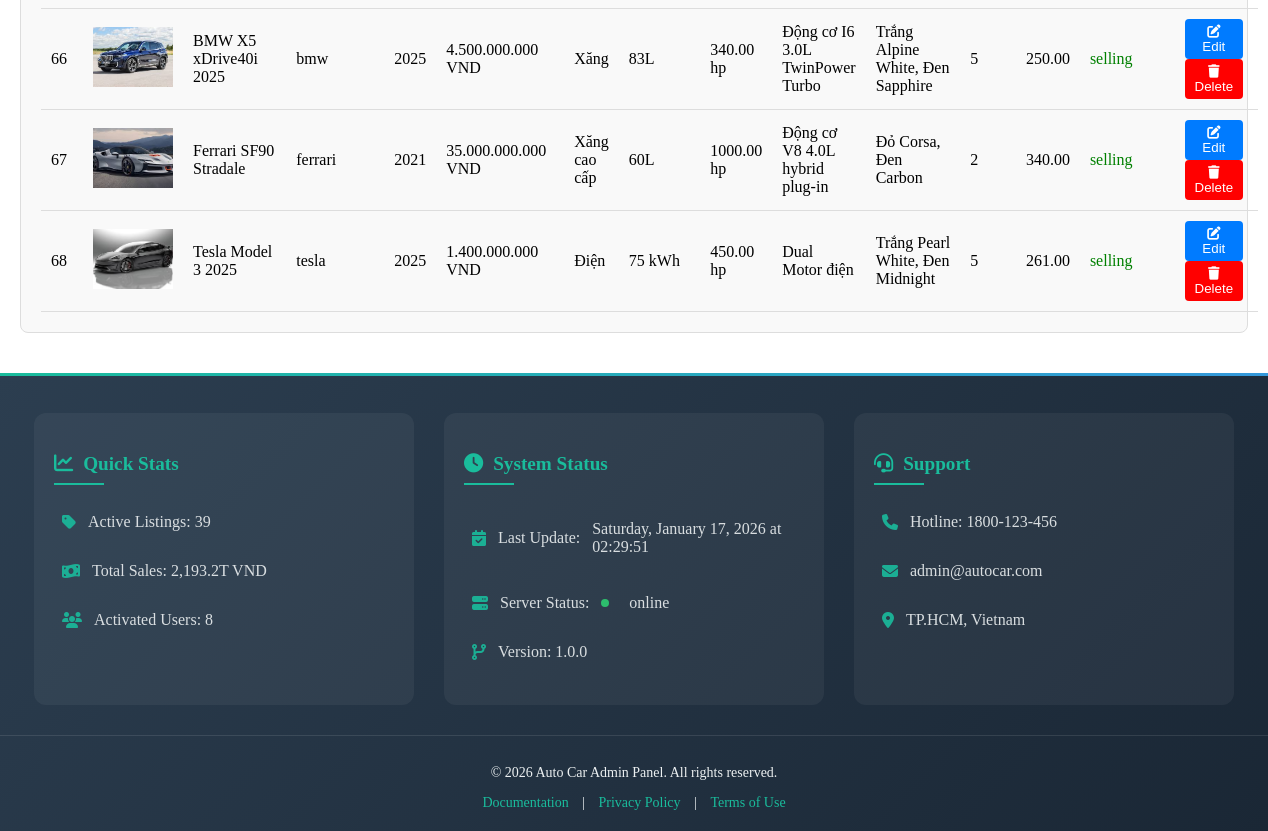
/Admin/manage-products.php (signed in, lower part), run on an earlier commit of the app's database.
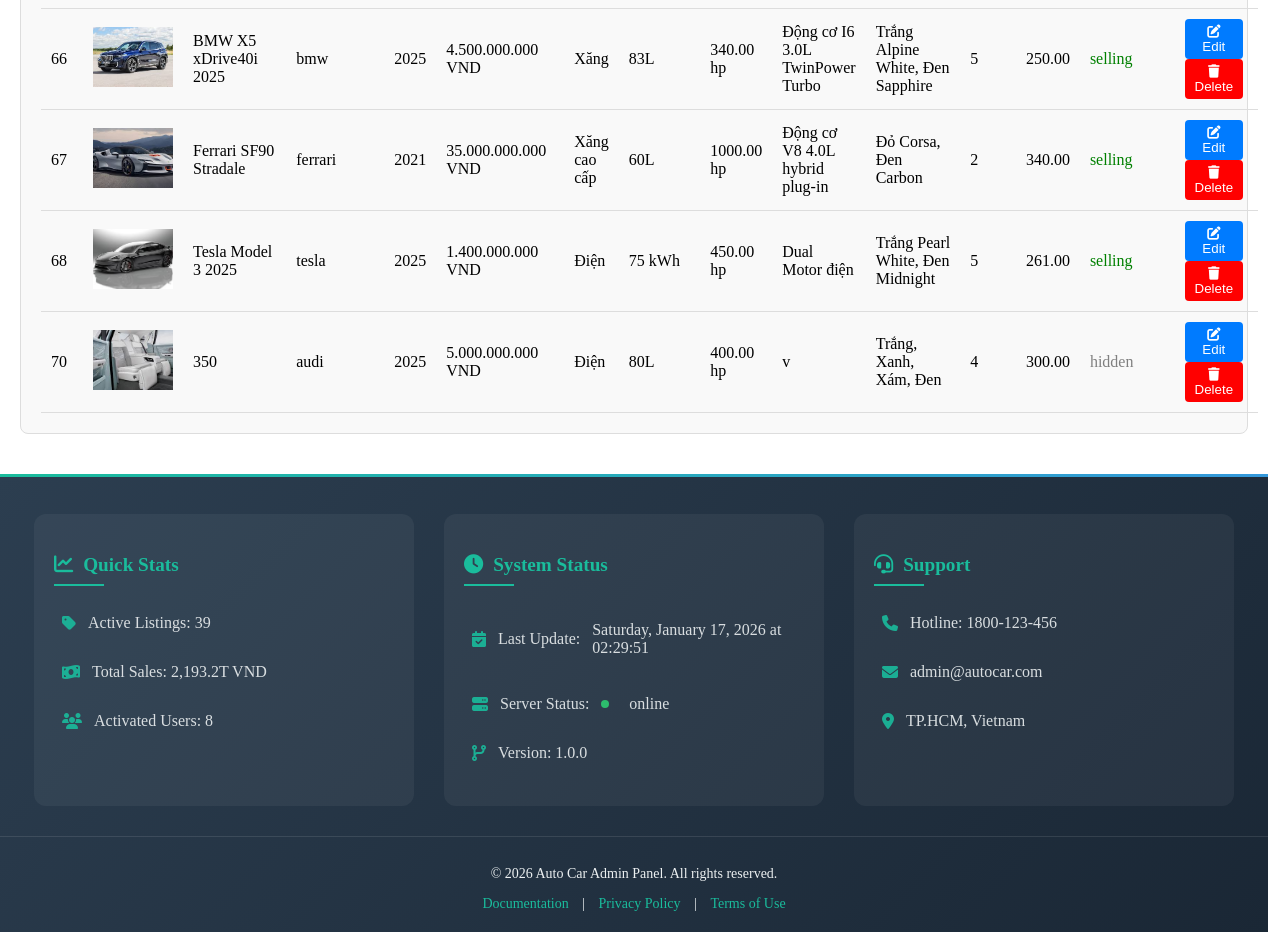
And on a later commit of the database.
### tables this page shows
CREATE TABLE `products` (
  `product_id` int(11) NOT NULL,
  `brand_id` int(11) NOT NULL,
  `car_name` varchar(255) NOT NULL,
  `car_description` text DEFAULT NULL,
  `price` decimal(15,2) NOT NULL,
  `image_link` varchar(255) DEFAULT NULL,
  `status` enum('selling','soldout','discounting','hidden') DEFAULT 'selling',
  `sold_quantity` int(11) DEFAULT 0,
  `remain_quantity` int(11) DEFAULT 0,
  `max_speed` decimal(5,2) DEFAULT NULL,
  `color` varchar(50) DEFAULT NULL,
  `engine_name` varchar(100) NOT NULL,
  `year_manufacture` year(4) NOT NULL,
  `seat_number` tinyint(4) NOT NULL,
  `fuel_name` varchar(50) NOT NULL,
  `engine_power` decimal(10,2) DEFAULT NULL,
  `time_0_100` decimal(4,2) DEFAULT NULL,
  `location` varchar(255) NOT NULL DEFAULT 'TPHCM',
  `linkinfor` varchar(255) DEFAULT NULL,
  `fuel_capacity` varchar(255) DEFAULT NULL
);

CREATE TABLE `car_types` (
  `type_id` int(11) NOT NULL,
  `type_name` varchar(100) NOT NULL,
  `logo_url` varchar(255) DEFAULT NULL,
  `banner_url` varchar(255) DEFAULT NULL,
  `description` longtext DEFAULT NULL,
  `image_link` int(255) DEFAULT NULL
);

### Admin/manage-products.php (the view, shortened to what this page needs)
<?php
include 'header.php';
include '../User/connect.php';
?>
<!DOCTYPE html>
<html lang="en">
<head>
</head>
<body>
    <main>
        <section class="admin-section">
            <table class="admin-table">
                <tbody id="product-list">
                    <?php
                    $query = "SELECT p.*, c.type_name
                              FROM products p
                              LEFT JOIN car_types c ON p.brand_id = c.type_id
                              ORDER BY p.product_id ASC";
                    $result = mysqli_query($connect, $query);
                    if (mysqli_num_rows($result) > 0) {
                        while ($row = mysqli_fetch_assoc($result)) {
                            echo '<tr>';
                            echo '<td>' . $row['product_id'] . '</td>';
                            echo '<td><img src="../User/' . $row['image_link'] . '" alt="' . $row['car_name'] . '" style="width: 80px; height: 60px; object-fit: cover;"></td>';
                            echo '<td>' . $row['car_name'] . '</td>';
                            echo '<td>' . $row['type_name'] . '</td>';
                            echo '<td>' . $row['year_manufacture'] . '</td>';
                            echo '<td>' . number_format($row['price'], 0, ',', '.') . ' VND</td>';
                            echo '<td>' . $row['fuel_name'] . '</td>';
                            echo '<td>' . $row['fuel_capacity'] . ' </td>';
                            echo '<td>' . $row['engine_power'] . ' hp</td>';
                            echo '<td>' . $row['engine_name'] . '</td>';
                            echo '<td>' . $row['color'] . '</td>';
                            echo '<td>' . $row['seat_number'] . '</td>';
                            echo '<td>' . $row['max_speed'] . '</td>';
                            echo '<td>' . getStatusLabel($row['status']) . '</td>';
                            echo '<td>
    <button onclick="showEditProductForm(' . $row['product_id'] . ')" class="edit-btn">
        <i class="fa-solid fa-edit"></i> Edit
    </button>
    <button onclick="confirmDeleteProduct(' . $row['product_id'] . ')" class="delete-btn">
        <i class="fa-solid fa-trash"></i> Delete
    </button>
</td>';
                            echo '</tr>';
                        }
                    } else {
                        echo '<tr><td colspan="9">No products available</td></tr>';
                    }
                    function getStatusLabel($status)
                    {
                        switch ($status) {
                            case 'selling':
                                return '<span style="color: green;">selling</span>';
                            case 'hidden':
                                return '<span style="color: gray;">hidden</span>';
                            case 'discounting':
                                return '<span style="color: blue;">discounting</span>';
                            case 'soldout':
                                return '<span style="color: red;">sold out</span>';
                        }
                    }
                    ?>
                </tbody>
            </table>
        </section>
    </main>
</body>
</html>
<?php
include 'footer.php';
?>

### Admin/header.php (shortened to what this page needs)
<!DOCTYPE html>
<html lang="en">
<head>
</head>
<body>
</body>
</html>

### Admin/footer.php (shortened to what this page needs)
<?php
function getSystemStats($connect)
{
    $stats = [
        'active_listings' => 0,
        'total_sales' => 0,
        'active_users' => 0
    ];
    $query = "SELECT COUNT(*) as count FROM products WHERE status IN ('selling', 'discounting')";
    $result = mysqli_query($connect, $query);
    $stats['active_listings'] = mysqli_fetch_assoc($result)['count'];
    $query = "SELECT SUM(total_amount) as total FROM orders WHERE order_status != 'cancelled'";
    $result = mysqli_query($connect, $query);
    $stats['total_sales'] = mysqli_fetch_assoc($result)['total'] ?? 0;
    $query = "SELECT COUNT(*) as count FROM users_acc WHERE status = 'activated'";
    $result = mysqli_query($connect, $query);
    $stats['active_users'] = mysqli_fetch_assoc($result)['count'];
    return $stats;
}
$stats = getSystemStats($connect);
$server_status = 'online';
$system_version = '1.0.0';
?>
<footer class="admin-footer">
    <div class="footer-content">
        <div class="footer-section">
            <h3><i class="fa-solid fa-chart-line"></i> Quick Stats</h3>
            <ul>
                <li><i class="fa-solid fa-tag"></i> Active Listings:
                    <?php echo number_format($stats['active_listings']); ?></li>
                <li><i class="fa-solid fa-money-bill-wave"></i> Total Sales:
                    <?php echo number_format($stats['total_sales'] / 1000000000, 1) . 'T VND'; ?></li>
                <li><i class="fa-solid fa-users"></i> Activated Users: <?php echo number_format($stats['active_users']); ?>
                </li>
            </ul>
        </div>
        <div class="footer-section">
            <h3><i class="fa-solid fa-clock"></i> System Status</h3>
            <ul>
                <li><i class="fa-solid fa-calendar-check"></i> <pre style="font-family:Times New Roman">Last Update:</pre> <span id="time"><?php echo date('d/m/Y H:i'); ?></span></li>
                <li><i class="fa-solid fa-server"></i> Server Status:
                    <span class="status-dot status-<?php echo strtolower($server_status); ?>"></span>
                    <?php echo $server_status; ?>
                </li>
                <li><i class="fa-solid fa-code-branch"></i> Version: <?php echo htmlspecialchars($system_version); ?>
                </li>
            </ul>
        </div>
        <div class="footer-section">
            <h3><i class="fa-solid fa-headset"></i> Support</h3>
            <ul>
                <li><i class="fa-solid fa-phone"></i> Hotline: 1800-123-456</li>
                <li><i class="fa-solid fa-envelope"></i> admin@autocar.com</li>
                <li><i class="fa-solid fa-location-dot"></i> TP.HCM, Vietnam</li>
            </ul>
        </div>
    </div>
    <div class="footer-bottom">
        <p>© <?php echo date('Y'); ?> Auto Car Admin Panel. All rights reserved.</p>
        <div class="admin-links">
            <a href="#">Documentation</a> |
            <a href="#">Privacy Policy</a> |
            <a href="#">Terms of Use</a>
        </div>
    </div>
</footer>

### Admin/header.php (style rules this page uses)
body { margin:0; }
.admin-section { margin: 20px ; padding: 20px; border: 1px solid #ddd; background-color: #f9f9f9; border-radius: 8px; }
.admin-table { width: 100%; border-collapse: collapse; }

### Admin/manage-products.php (style rules this page uses)
.admin-section { margin: 20px; padding: 20px; border: 1px solid #ddd; background-color: #f9f9f9; border-radius: 8px; }
.admin-table { width: 100%; border-collapse: collapse; }
.delete-btn { background-color: red !important; }

### Admin/footer.php (style rules this page uses)
.admin-footer { background: #2c3e50; color: #ecf0f1; padding: 30px 0 15px; margin-top: 40px; }
.footer-content { display: grid; grid-template-columns: repeat(3, 1fr); gap: 30px; max-width: 1200px; margin: 0 auto; padding: 0 20px; }
.footer-section { padding: 15px; }
.footer-section h3 { color: #1abc9c; font-size: 18px; margin-bottom: 15px; display: flex; align-items: center; gap: 10px; }
.footer-section ul { list-style: none; padding: 0; }
.footer-section ul li { margin-bottom: 10px; display: flex; align-items: center; gap: 10px; opacity: 0.9; transition: opacity 0.3s ease; }
.footer-bottom { margin-top: 30px; padding-top: 15px; border-top: 1px solid rgba(255, 255, 255, 0.1); text-align: center; font-size: 14px; }
.admin-links { margin-top: 10px; }
.admin-links a { color: #1abc9c; text-decoration: none; transition: color 0.3s ease; margin: 0 10px; }
.status-dot { display: inline-block; width: 8px; height: 8px; border-radius: 50%; margin-right: 5px; }
.status-online { background-color: #2ecc71; }
.admin-footer { background: linear-gradient(135deg, #2c3e50 0%, #1a2735 100%); color: #ecf0f1; padding: 40px 0 20px; margin-top: 40px; position: relative; overflow: hidden; }
.admin-footer::before { content: ''; position: absolute; top: 0; left: 0; right: 0; height: 3px; background: linear-gradient(90deg, #1abc9c, #3498db, #9b59b6); animation: gradientBorder 3s linear infinite; background-size: 200% 100%; }
.footer-content { display: grid; grid-template-columns: repeat(3, 1fr); gap: 30px; max-width: 1200px; margin: 0 auto; padding: 0 20px; transform: translateY(20px); opacity: 0; animation: fadeInUp 0.8s ease forwards; }
.footer-section { padding: 20px; background: rgba(255, 255, 255, 0.05); border-radius: 12px; backdrop-filter: blur(10px); transition: all 0.3s ease; }
.footer-section h3 { color: #1abc9c; font-size: 1.2rem; margin-bottom: 20px; display: flex; align-items: center; gap: 10px; position: relative; padding-bottom: 10px; }
.footer-section h3::after { content: ''; position: absolute; bottom: 0; left: 0; width: 50px; height: 2px; background: #1abc9c; transition: width 0.3s ease; }
.footer-section ul li { margin-bottom: 15px; display: flex; align-items: center; gap: 12px; transition: all 0.3s ease; padding: 8px; border-radius: 8px; }
.footer-section ul li i { color: #1abc9c; transition: transform 0.3s ease; }
.status-dot { display: inline-block; width: 8px; height: 8px; border-radius: 50%; margin-right: 8px; position: relative; }
.status-dot.status-online { background: #2ecc71; box-shadow: 0 0 0 rgba(46, 204, 113, 0.4); animation: pulse 2s infinite; }

What changed in the data, as far as the page shows it:
added products: product_id "70", image_link (picture), car_name "350", brand.type_name "audi", year_manufacture "2025", price "5.000.000.000", fuel_name "Điện", fuel_capacity "80L", engine_power "400.00", engine_name "v", color "Trắng, Xanh, Xám, Đen", seat_number "4", max_speed "300.00", status "hidden"
